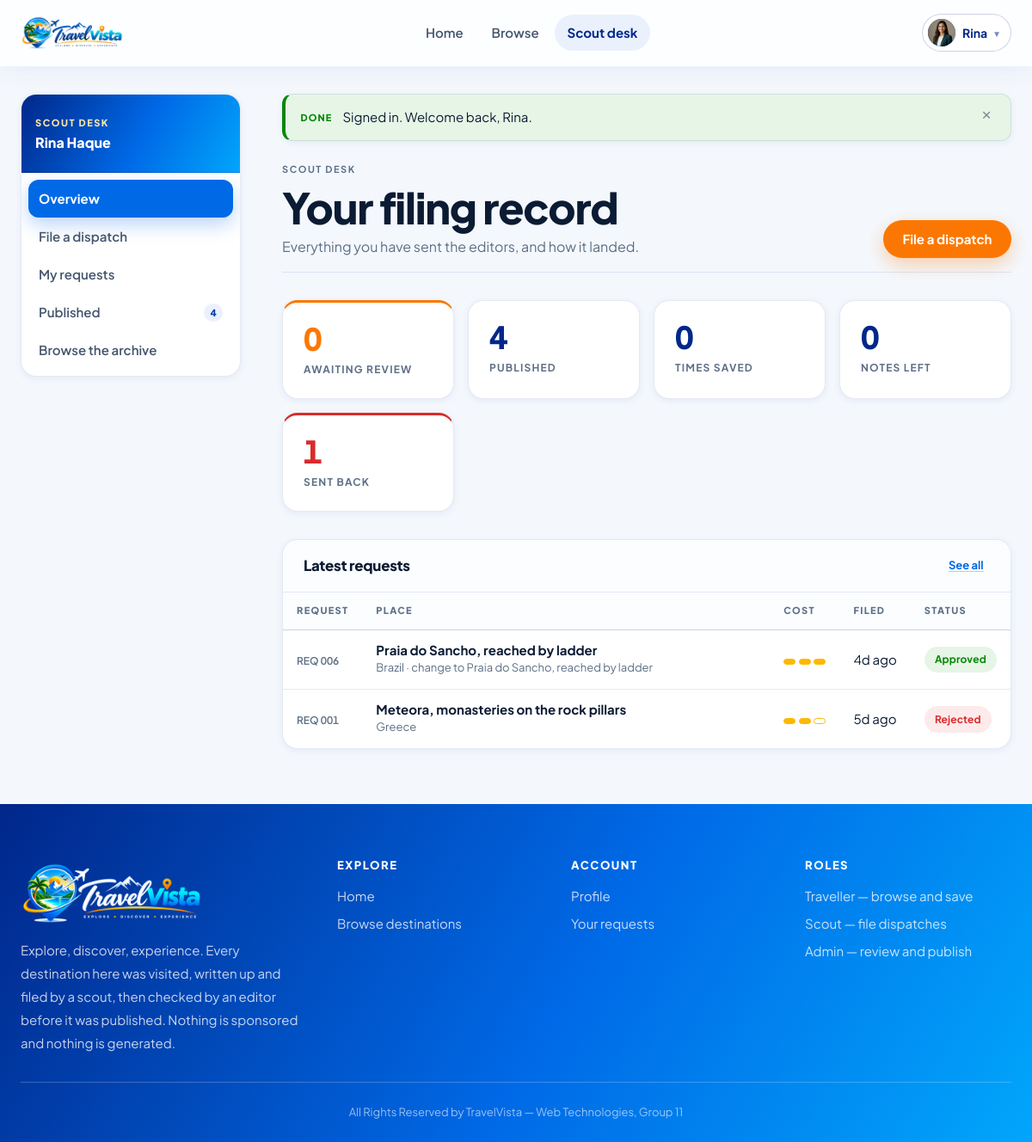
The page /?page=scout/dashboard (signed in) on the database its author committed.
### tables this page shows
CREATE TABLE `users` (
  `id` int(10) unsigned NOT NULL AUTO_INCREMENT,
  `name` varchar(100) NOT NULL,
  `email` varchar(150) NOT NULL,
  `password_hash` varchar(255) NOT NULL,
  `role` enum('admin','scout','user') NOT NULL DEFAULT 'user',
  `is_verified` tinyint(1) NOT NULL DEFAULT 0,
  `profile_picture` varchar(255) DEFAULT NULL,
  `remember_token` varchar(255) DEFAULT NULL,
  `created_at` datetime NOT NULL DEFAULT current_timestamp(),
  PRIMARY KEY (`id`),
  UNIQUE KEY `uq_users_email` (`email`),
  KEY `idx_users_role` (`role`)
);

CREATE TABLE `post_requests` (
  `id` int(10) unsigned NOT NULL AUTO_INCREMENT,
  `scout_id` int(10) unsigned NOT NULL,
  `original_post_id` int(10) unsigned DEFAULT NULL,
  `post_data` longtext NOT NULL,
  `admin_note` varchar(255) DEFAULT NULL,
  `requested_at` datetime NOT NULL DEFAULT current_timestamp(),
  `status` enum('pending','approved','rejected') NOT NULL DEFAULT 'pending',
  PRIMARY KEY (`id`),
  KEY `idx_requests_scout` (`scout_id`),
  KEY `idx_requests_status` (`status`),
  KEY `fk_requests_post` (`original_post_id`),
  CONSTRAINT `fk_requests_post` FOREIGN KEY (`original_post_id`) REFERENCES `posts` (`id`) ON DELETE CASCADE ON UPDATE CASCADE,
  CONSTRAINT `fk_requests_scout` FOREIGN KEY (`scout_id`) REFERENCES `users` (`id`) ON DELETE CASCADE ON UPDATE CASCADE
);

CREATE TABLE `posts` (
  `id` int(10) unsigned NOT NULL AUTO_INCREMENT,
  `scout_id` int(10) unsigned DEFAULT NULL,
  `title` varchar(180) NOT NULL,
  `short_history` text NOT NULL,
  `country` varchar(90) NOT NULL,
  `country_representation` text DEFAULT NULL,
  `genre` varchar(40) NOT NULL,
  `cost_level` enum('low','medium','high') NOT NULL DEFAULT 'medium',
  `travel_medium_info` varchar(255) NOT NULL,
  `image` varchar(255) DEFAULT NULL,
  `status` enum('pending','approved','rejected','hidden') NOT NULL DEFAULT 'approved',
  `created_at` datetime NOT NULL DEFAULT current_timestamp(),
  `updated_at` datetime NOT NULL DEFAULT current_timestamp() ON UPDATE current_timestamp(),
  PRIMARY KEY (`id`),
  KEY `idx_posts_scout` (`scout_id`),
  KEY `idx_posts_status` (`status`),
  KEY `idx_posts_country` (`country`),
  KEY `idx_posts_genre` (`genre`),
  KEY `idx_posts_cost` (`cost_level`),
  CONSTRAINT `fk_posts_scout` FOREIGN KEY (`scout_id`) REFERENCES `users` (`id`) ON DELETE CASCADE ON UPDATE CASCADE
);

### app/Views/scout/dashboard.php (the view, shortened to what the rows shown need)
<div class="wrap shell">
    <?php require APP_ROOT . '/app/Views/layouts/sidenav_scout.php'; ?>
    <div class="shell__main">
        <?php require APP_ROOT . '/app/Views/layouts/flash.php'; ?>
        <div class="page-head">
            <div>
                <span class="eyebrow">Scout desk</span>
                <h1>Your filing record</h1>
                <p>Everything you have sent the editors, and how it landed.</p>
            </div>
            <a class="btn btn--primary" href="<?= e(url('?page=scout/request_form')) ?>">
                File a dispatch
            </a>
        </div>
        <div class="stats mb-6">
            <div class="stat stat--accent">
                <span class="stat__num" data-count="pending"><?= count($pending) ?></span>
                <span class="stat__label">Awaiting review</span>
            </div>
            <div class="stat">
                <span class="stat__num"><?= count($publishedPosts) ?></span>
                <span class="stat__label">Published</span>
            </div>
            <div class="stat">
                <span class="stat__num"><?= $savesCount ?></span>
                <span class="stat__label">Times saved</span>
            </div>
            <div class="stat">
                <span class="stat__num"><?= $commentsCount ?></span>
                <span class="stat__label">Notes left</span>
            </div>
            <?php if (count($rejected) > 0): ?>
                <div class="stat stat--alert">
                    <span class="stat__num" data-count="rejected"><?= count($rejected) ?></span>
                    <span class="stat__label">Sent back</span>
                </div>
            <?php endif; ?>
        </div>
        <div class="panel">
            <div class="panel__head">
                <h2 class="panel__title">Latest requests</h2>
                <a class="btn btn--link" href="<?= e(url('?page=scout/requests')) ?>">See all</a>
            </div>
            <?php if ($recent): ?>
                <div class="panel__body panel__body--flush table-scroll">
                    <table class="table">
                        <thead>
                            <tr>
                                <th>Request</th>
                                <th>Place</th>
                                <th>Cost</th>
                                <th>Filed</th>
                                <th>Status</th>
                            </tr>
                        </thead>
                        <tbody>
                            <?php foreach ($recent as $request): ?>
                                <tr>
                                    <td class="cell-tight">
                                        <span class="filenum"><?= e(file_number((int) $request['id'], 'REQ')) ?></span>
                                    </td>
                                    <td>
                                        <div class="cell-person__name"><?= e($request['data']['title']) ?></div>
                                        <div class="cell-person__meta">
                                            <?= e($request['data']['country']) ?>
                                            <?php if ($request['original_post_id']): ?>
                                                &middot; change to <?= e(isset($request['original_title']) ? $request['original_title'] : 'a published post') ?>
                                            <?php endif; ?>
                                        </div>
                                    </td>
                                    <td class="cell-tight"><?= meter_html($request['data']['cost_level'] ?: 'medium') ?></td>
                                    <td class="cell-tight"><?= e(time_ago($request['requested_at'])) ?></td>
                                    <td class="cell-tight">
                                        <span class="tag tag--<?= e($request['status']) ?>"><?= e($request['status']) ?></span>
                                    </td>
                                </tr>
                            <?php endforeach; ?>
                        </tbody>
                    </table>
                </div>
            <?php endif; ?>
        </div>
    </div>
</div>

### app/Views/layouts/header.php (shortened to what the rows shown need)
<?php
$title      = isset($pageTitle) ? $pageTitle : APP_NAME;
$user       = current_user();
$role       = user_role();
$verified   = $user ? (bool) $user['is_verified'] : false;
?>
<!DOCTYPE html>
<html lang="en">
<head>
    <link rel="stylesheet" href="<?= e(asset('css/global.css')) ?>">
</head>
<body class="page-<?= e(str_replace(' ', '-', strtolower($title))) ?>">
<header class="topbar" id="topbar">
    <div class="topbar__inner wrap">
        <a class="brand" href="<?= e(url('?page=home')) ?>" aria-label="<?= e(APP_NAME) ?> home">
            <img class="brand__logo" src="<?= e(asset('images/brand/logo.png')) ?>" alt="<?= e(APP_NAME) ?>">
        </a>
        <nav class="topbar__nav" id="topbarNav" aria-label="Main">
            <a class="topbar__link <?= nav_active('?page=home') ? 'is-active' : '' ?>"
               href="<?= e(url('?page=home')) ?>">Home</a>
            <?php if ($verified): ?>
                <a class="topbar__link <?= nav_active('?page=browse') || nav_active('?page=post') ? 'is-active' : '' ?>"
                   href="<?= e(url('?page=browse')) ?>">Browse</a>
            <?php endif; ?>
            <?php if ($role === 'scout' && $verified): ?>
                <a class="topbar__link <?= str_starts_with(isset($_GET['page']) ? $_GET['page'] : '', 'scout/') ? 'is-active' : '' ?>"
                   href="<?= e(url('?page=scout/dashboard')) ?>">Scout desk</a>
            <?php endif; ?>
            <div class="topbar__actions">
                <?php if ($user === null): ?>
                    <a class="btn btn--ghost btn--sm" href="<?= e(url('?page=login')) ?>">Sign in</a>
                    <a class="btn btn--primary btn--sm" href="<?= e(url('?page=register')) ?>">Create account</a>
                <?php else: ?>
                    <div class="usermenu" id="userMenu">
                        <button class="usermenu__trigger" type="button" id="userMenuBtn"
                                aria-expanded="false" aria-haspopup="true">
                            <?php $avatar = avatar_url($user['profile_picture']); ?>
                            <?php if ($avatar): ?>
                                <img class="avatar" src="<?= e($avatar) ?>" alt="">
                            <?php else: ?>
                                <span class="avatar" aria-hidden="true"><?= e(initial($user['name'])) ?></span>
                            <?php endif; ?>
                            <span><?= e(strtok($user['name'], ' ')) ?></span>
                            <span class="usermenu__caret" aria-hidden="true">&#9662;</span>
                        </button>
                    </div>
                <?php endif; ?>
            </div>
        </nav>
    </div>
</header>
<main id="main">

### app/Views/layouts/sidenav_scout.php (shortened to what the rows shown need)
<?php
$publishedCount = count(Post::byScout((int) $user['id']));
?>
<aside class="sidenav">
    <div class="sidenav__head">
        <div class="sidenav__role">Scout desk</div>
        <div class="sidenav__name"><?= e($user['name']) ?></div>
    </div>
    <nav class="sidenav__list" aria-label="Scout">
        <a class="sidenav__link <?= nav_active('?page=scout/dashboard') ? 'is-active' : '' ?>"
           href="<?= e(url('?page=scout/dashboard')) ?>">Overview</a>
        <a class="sidenav__link <?= nav_active('?page=scout/request_form') ? 'is-active' : '' ?>"
           href="<?= e(url('?page=scout/request_form')) ?>">File a dispatch</a>
        <a class="sidenav__link <?= nav_active('?page=scout/requests') ? 'is-active' : '' ?>"
           href="<?= e(url('?page=scout/requests')) ?>">
            My requests
        </a>
        <a class="sidenav__link <?= nav_active('?page=scout/published') ? 'is-active' : '' ?>"
           href="<?= e(url('?page=scout/published')) ?>">
            Published
            <?php if ($publishedCount > 0): ?>
                <span class="sidenav__badge"><?= (int) $publishedCount ?></span>
            <?php endif; ?>
        </a>
        <a class="sidenav__link" href="<?= e(url('?page=browse')) ?>">Browse the archive</a>
    </nav>
</aside>

### core/Helpers.php (shortened to what the rows shown need)
<?php
function e($value): string
{
    return htmlspecialchars((string) $value, ENT_QUOTES | ENT_SUBSTITUTE, 'UTF-8');
}
function url(string $path = ''): string
{
    return BASE_URL . '/' . ltrim($path, '/');
}
function asset(string $path): string
{
    $publicPath = 'public/' . ltrim($path, '/');
    $file = APP_ROOT . '/' . $publicPath;
    $stamp = is_file($file) ? filemtime($file) : 1;
    return url($publicPath) . '?v=' . $stamp;
}
function nav_active(string $needle): bool
{
    $page = isset($_GET['page']) ? (string)$_GET['page'] : 'home';
    return str_ends_with('?page=' . $page, $needle);
}
function avatar_url(?string $picture): ?string
{
    if ($picture && is_file(UPLOAD_DIR . '/avatars/' . $picture)) {
        return url('public/uploads/avatars/' . rawurlencode($picture));
    }
    return null;
}
function time_ago(string $datetime): string
{
    $time = strtotime($datetime);
    $diff = time() - $time;
    if ($diff < 604800) return floor($diff / 86400) . 'd ago';
    return date('M j, Y', $time);
}
function meter_html(string $level): string
{
    $levels = ['low' => 1, 'medium' => 2, 'high' => 3];
    $active = isset($levels[$level]) ? $levels[$level] : 0;
    $html = '<span class="meter" aria-label="Cost: ' . e(ucfirst($level)) . '">';
    for ($i = 1; $i <= 3; $i++) {
        $class = $i <= $active ? 'meter__seg is-on' : 'meter__seg';
        $html .= '<span class="' . $class . '"></span>';
    }
    $html .= '</span>';
    return $html;
}
function file_number(int $id, string $prefix = 'FILE'): string
{
    return $prefix . ' ' . str_pad((string)$id, 3, '0', STR_PAD_LEFT);
}

### rows shown on the page
users: profile_picture (picture), name "Rina", name "Rina Haque"
post_requests: id "REQ 006", original_post.title "Praia do Sancho, reached by ladder", original_post.country "Brazil", requested_at "4d ago", status "Approved"
post_requests: id "REQ 001", title "Meteora, monasteries on the rock pillars", country "Greece", requested_at "5d ago", status "Rejected"

### other values the page prints
$publishedCount "4"
$marks[$type] "DONE"
$item['message'] "Signed in. Welcome back, Rina."
count($pending) "0"
count($publishedPosts) "4"
$savesCount "0"
$commentsCount "0"
count($rejected) "1"
APP_NAME "TravelVista"
